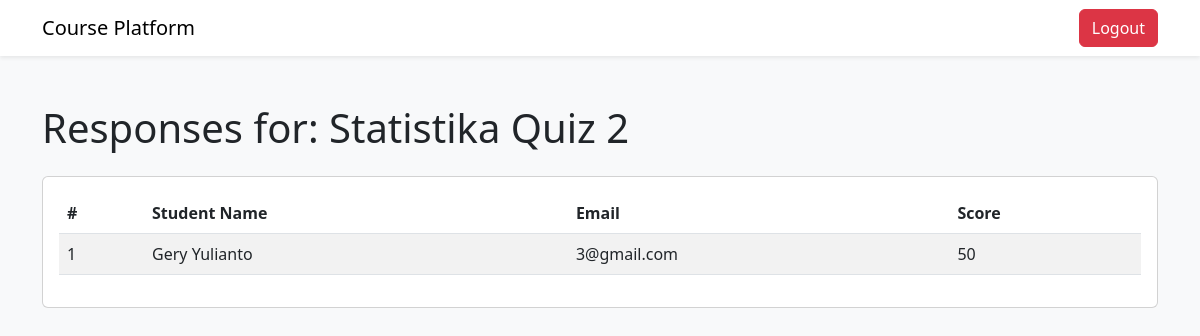
The page /instructor/view-quiz-responses/8 (signed in) on the database its author committed.
### tables this page shows
CREATE TABLE quiz (
                id INTEGER PRIMARY KEY AUTOINCREMENT,
                id_kursus INTEGER,
                title TEXT NOT NULL,
                FOREIGN KEY (id_kursus) REFERENCES kursus(id_kursus)
            );

CREATE TABLE user_has_quiz (
                id_peserta INTEGER,
                id_quiz INTEGER,
                score INTEGER NOT NULL,
                FOREIGN KEY (id_peserta) REFERENCES peserta(id_peserta),
                FOREIGN KEY (id_quiz) REFERENCES quiz(id)
            );

CREATE TABLE peserta (
                id_peserta INTEGER PRIMARY KEY AUTOINCREMENT,
                email TEXT NOT NULL,
                nama_peserta TEXT NOT NULL,
                password TEXT NOT NULL,
                no_telpon TEXT NOT NULL,
                alamat TEXT NOT NULL,
                kota TEXT NOT NULL,
                provinsi TEXT NOT NULL,
                kode_pos INT NOT NULL,
                negara TEXT NOT NULL
            );

### features/quiz.py (the view)
    def view_quiz_responses(self,quiz_id):
        if not session.get('email') or session.get('role') != 'instructor':
            return redirect(url_for('home'))
        quiz = query_db('SELECT * FROM quiz WHERE id = ?', [quiz_id], one=True)
        if not quiz:
            return redirect(url_for('instructor_dashboard'))
        responses = query_db('''
            SELECT u.nama_peserta as student_name, u.email, uhq.score
            FROM user_has_quiz uhq
            JOIN peserta u ON uhq.id_peserta = u.id_peserta
            WHERE uhq.id_quiz = ?
        ''', [quiz_id])
        return render_template(
            'view_quiz_responses.html',
            quiz=quiz,
            responses=responses
        )

### database.py (called while the page is built)
def get_db():
    db = getattr(g, '_database', None)
    if db is None:
        db = g._database = sqlite3.connect(DATABASE)
        db.row_factory = sqlite3.Row
    return db

def query_db(query, args=(), one=False):
    cur = get_db().execute(query, args)
    rv = cur.fetchall()
    cur.close()
    get_db().commit()
    return (rv[0] if rv else None) if one else rv

### templates/view_quiz_responses.html (shortened to what this page needs)
<!DOCTYPE html>
<html lang="en">
<head>
    <link href="https://cdn.jsdelivr.net/npm/bootstrap@5.3.0/dist/css/bootstrap.min.css" rel="stylesheet">
</head>
<body class="bg-light">
    <nav class="navbar navbar-expand-lg navbar-light bg-white shadow-sm">
        <div class="container">
            <a class="navbar-brand" href="/instructor">Course Platform</a>
            <div class="d-flex">
                <a href="/logout" class="btn btn-danger">Logout</a>
            </div>
        </div>
    </nav>
    <div class="container py-5">
        <h1 class="mb-4">Responses for: {{ quiz.title }}</h1>
        <div class="card">
            <div class="card-body">
                {% if responses %}
                <table class="table table-striped">
                    <thead>
                        <tr>
                            <th>#</th>
                            <th>Student Name</th>
                            <th>Email</th>
                            <th>Score</th>
                        </tr>
                    </thead>
                    <tbody>
                        {% for response in responses %}
                        <tr>
                            <td>{{ loop.index }}</td>
                            <td>{{ response.student_name }}</td>
                            <td>{{ response.email }}</td>
                            <td>{{ response.score }}</td>
                        </tr>
                        {% endfor %}
                    </tbody>
                </table>
                {% else %}
                <p class="text-muted">No responses submitted yet for this quiz.</p>
                {% endif %}
            </div>
        </div>
    </div>
</body>
</html>

### rows shown on the page
quiz: title "Statistika Quiz 2"
user_has_quiz: student_name "Gery Yulianto", email "3@gmail.com", score "50"
